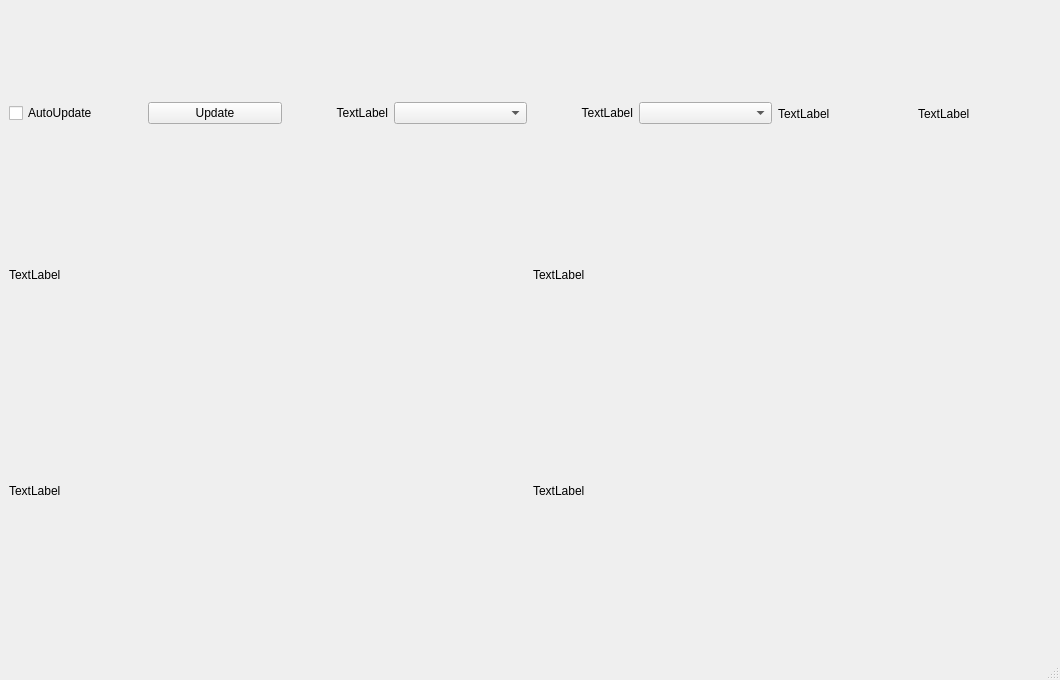
<?xml version="1.0" encoding="UTF-8"?>
<ui version="4.0">
 <class>MainWindow</class>
 <widget class="QMainWindow" name="MainWindow">
  <property name="geometry">
   <rect>
    <x>0</x>
    <y>0</y>
    <width>1060</width>
    <height>680</height>
   </rect>
  </property>
  <property name="windowTitle">
   <string>MainWindow</string>
  </property>
  <widget class="QWidget" name="centralwidget">
   <layout class="QGridLayout" name="gridLayout">
    <item row="4" column="1">
     <layout class="QVBoxLayout" name="verticalLayout_4">
      <item>
       <widget class="QLabel" name="label_4">
        <property name="cursor">
         <cursorShape>CrossCursor</cursorShape>
        </property>
        <property name="text">
         <string>TextLabel</string>
        </property>
       </widget>
      </item>
      <item>
       <widget class="QWidget" name="widget_4" native="true">
        <property name="cursor">
         <cursorShape>CrossCursor</cursorShape>
        </property>
       </widget>
      </item>
     </layout>
    </item>
    <item row="3" column="0">
     <layout class="QVBoxLayout" name="verticalLayout">
      <item>
       <widget class="QLabel" name="label">
        <property name="cursor">
         <cursorShape>CrossCursor</cursorShape>
        </property>
        <property name="text">
         <string>TextLabel</string>
        </property>
       </widget>
      </item>
      <item>
       <widget class="QWidget" name="widget" native="true">
        <property name="cursor">
         <cursorShape>CrossCursor</cursorShape>
        </property>
       </widget>
      </item>
     </layout>
    </item>
    <item row="3" column="1">
     <layout class="QVBoxLayout" name="verticalLayout_2">
      <item>
       <widget class="QLabel" name="label_2">
        <property name="cursor">
         <cursorShape>CrossCursor</cursorShape>
        </property>
        <property name="text">
         <string>TextLabel</string>
        </property>
       </widget>
      </item>
      <item>
       <widget class="QWidget" name="widget_2" native="true">
        <property name="cursor">
         <cursorShape>CrossCursor</cursorShape>
        </property>
       </widget>
      </item>
     </layout>
    </item>
    <item row="4" column="0">
     <layout class="QVBoxLayout" name="verticalLayout_3">
      <item>
       <widget class="QLabel" name="label_3">
        <property name="cursor">
         <cursorShape>CrossCursor</cursorShape>
        </property>
        <property name="text">
         <string>TextLabel</string>
        </property>
       </widget>
      </item>
      <item>
       <widget class="QWidget" name="widget_3" native="true">
        <property name="cursor">
         <cursorShape>CrossCursor</cursorShape>
        </property>
       </widget>
      </item>
     </layout>
    </item>
    <item row="1" column="0" colspan="2">
     <layout class="QHBoxLayout" name="horizontalLayout">
      <property name="sizeConstraint">
       <enum>QLayout::SetMinimumSize</enum>
      </property>
      <item>
       <widget class="QCheckBox" name="checkBox">
        <property name="text">
         <string>AutoUpdate</string>
        </property>
       </widget>
      </item>
      <item>
       <widget class="QPushButton" name="Update">
        <property name="text">
         <string>Update</string>
        </property>
       </widget>
      </item>
      <item>
       <widget class="QLabel" name="label_7">
        <property name="maximumSize">
         <size>
          <width>100</width>
          <height>20</height>
         </size>
        </property>
        <property name="layoutDirection">
         <enum>Qt::RightToLeft</enum>
        </property>
        <property name="text">
         <string>TextLabel</string>
        </property>
        <property name="alignment">
         <set>Qt::AlignRight|Qt::AlignTrailing|Qt::AlignVCenter</set>
        </property>
       </widget>
      </item>
      <item>
       <widget class="QComboBox" name="comboBox_2"/>
      </item>
      <item>
       <widget class="QLabel" name="label_8">
        <property name="maximumSize">
         <size>
          <width>100</width>
          <height>20</height>
         </size>
        </property>
        <property name="layoutDirection">
         <enum>Qt::RightToLeft</enum>
        </property>
        <property name="text">
         <string>TextLabel</string>
        </property>
        <property name="alignment">
         <set>Qt::AlignRight|Qt::AlignTrailing|Qt::AlignVCenter</set>
        </property>
       </widget>
      </item>
      <item>
       <widget class="QComboBox" name="comboBox"/>
      </item>
      <item>
       <widget class="QLabel" name="label_5">
        <property name="text">
         <string>TextLabel</string>
        </property>
       </widget>
      </item>
      <item>
       <widget class="QLabel" name="label_6">
        <property name="text">
         <string>TextLabel</string>
        </property>
       </widget>
      </item>
     </layout>
    </item>
   </layout>
  </widget>
  <widget class="QMenuBar" name="menubar">
   <property name="geometry">
    <rect>
     <x>0</x>
     <y>0</y>
     <width>1060</width>
     <height>21</height>
    </rect>
   </property>
  </widget>
  <widget class="QStatusBar" name="statusbar"/>
 </widget>
 <resources/>
 <connections/>
</ui>
